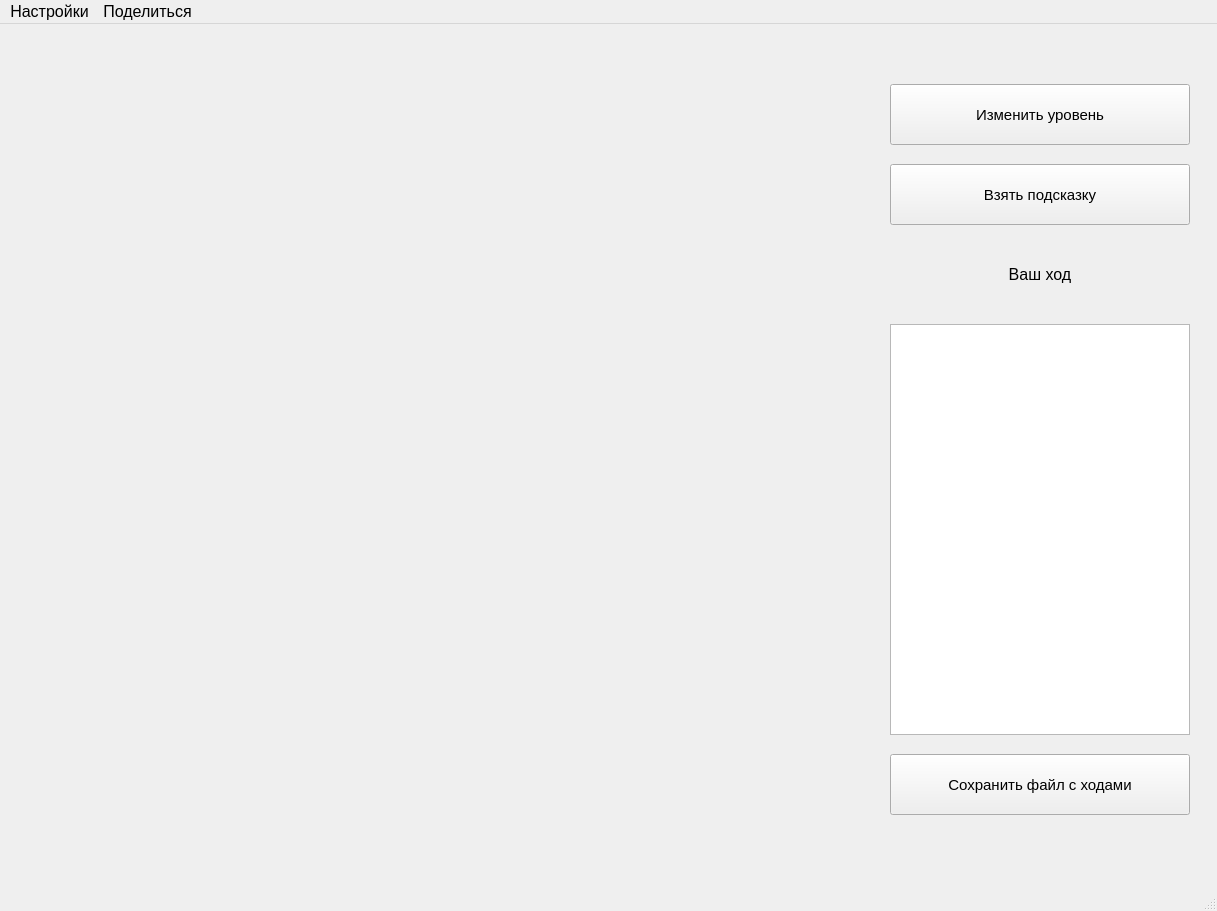
<?xml version="1.0" encoding="UTF-8"?>
<ui version="4.0">
 <class>MainWindow</class>
 <widget class="QMainWindow" name="MainWindow">
  <property name="geometry">
   <rect>
    <x>0</x>
    <y>0</y>
    <width>1217</width>
    <height>911</height>
   </rect>
  </property>
  <property name="font">
   <font>
    <pointsize>12</pointsize>
   </font>
  </property>
  <property name="windowTitle">
   <string>MainWindow</string>
  </property>
  <widget class="QWidget" name="centralwidget">
   <widget class="QPushButton" name="level">
    <property name="geometry">
     <rect>
      <x>890</x>
      <y>60</y>
      <width>300</width>
      <height>61</height>
     </rect>
    </property>
    <property name="font">
     <font>
      <pointsize>11</pointsize>
     </font>
    </property>
    <property name="text">
     <string>Изменить уровень</string>
    </property>
   </widget>
   <widget class="QPushButton" name="save">
    <property name="geometry">
     <rect>
      <x>890</x>
      <y>730</y>
      <width>300</width>
      <height>61</height>
     </rect>
    </property>
    <property name="font">
     <font>
      <pointsize>11</pointsize>
     </font>
    </property>
    <property name="text">
     <string>Сохранить файл с ходами</string>
    </property>
   </widget>
   <widget class="QPushButton" name="take_hint">
    <property name="geometry">
     <rect>
      <x>890</x>
      <y>140</y>
      <width>300</width>
      <height>61</height>
     </rect>
    </property>
    <property name="font">
     <font>
      <pointsize>11</pointsize>
     </font>
    </property>
    <property name="text">
     <string>Взять подсказку</string>
    </property>
   </widget>
   <widget class="QLabel" name="desk">
    <property name="geometry">
     <rect>
      <x>20</x>
      <y>60</y>
      <width>822</width>
      <height>800</height>
     </rect>
    </property>
    <property name="text">
     <string/>
    </property>
   </widget>
   <widget class="QLabel" name="condition">
    <property name="geometry">
     <rect>
      <x>890</x>
      <y>220</y>
      <width>300</width>
      <height>61</height>
     </rect>
    </property>
    <property name="layoutDirection">
     <enum>Qt::LeftToRight</enum>
    </property>
    <property name="text">
     <string>Ваш ход</string>
    </property>
    <property name="alignment">
     <set>Qt::AlignCenter</set>
    </property>
   </widget>
   <widget class="QTableWidget" name="steps_table">
    <property name="geometry">
     <rect>
      <x>890</x>
      <y>300</y>
      <width>300</width>
      <height>411</height>
     </rect>
    </property>
   </widget>
  </widget>
  <widget class="QMenuBar" name="menubar">
   <property name="geometry">
    <rect>
     <x>0</x>
     <y>0</y>
     <width>1217</width>
     <height>26</height>
    </rect>
   </property>
   <widget class="QMenu" name="settings">
    <property name="title">
     <string>Настройки</string>
    </property>
    <addaction name="chose_level"/>
    <addaction name="direct"/>
    <addaction name="correct_name"/>
   </widget>
   <widget class="QMenu" name="menu_2">
    <property name="title">
     <string>Поделиться</string>
    </property>
    <addaction name="save_file_1"/>
    <addaction name="save_photo"/>
   </widget>
   <addaction name="settings"/>
   <addaction name="menu_2"/>
  </widget>
  <widget class="QStatusBar" name="statusbar"/>
  <action name="save_file_1">
   <property name="text">
    <string>Файлом</string>
   </property>
  </action>
  <action name="save_photo">
   <property name="text">
    <string>Фото</string>
   </property>
  </action>
  <action name="chose_level">
   <property name="text">
    <string>Изменить уровень</string>
   </property>
  </action>
  <action name="action_4">
   <property name="text">
    <string>Изменить цвет</string>
   </property>
  </action>
  <action name="direct">
   <property name="text">
    <string>Изменить папку сохранения</string>
   </property>
  </action>
  <action name="correct_name">
   <property name="text">
    <string>Изменить имя</string>
   </property>
  </action>
 </widget>
 <tabstops>
  <tabstop>level</tabstop>
  <tabstop>take_hint</tabstop>
  <tabstop>save</tabstop>
 </tabstops>
 <resources/>
 <connections/>
</ui>
